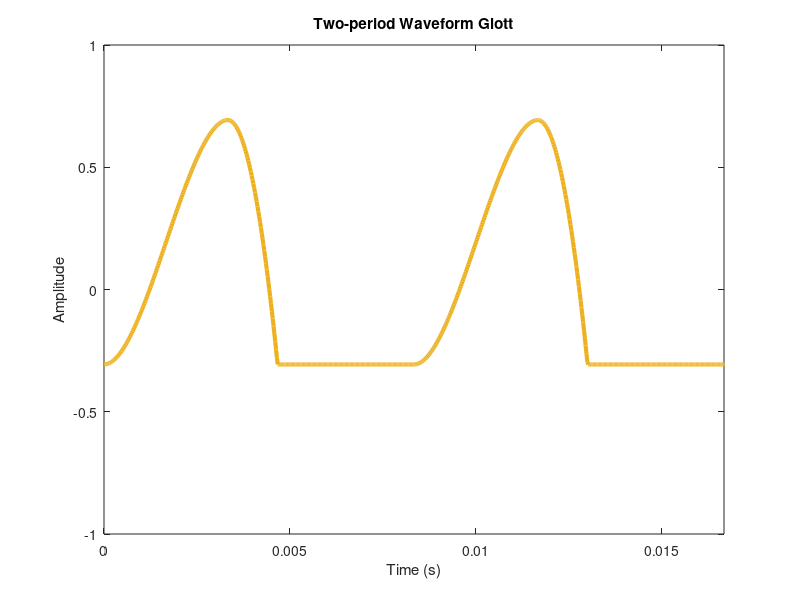

Recreate this plot in MATLAB. (Note: this script raises an error after producing the figure.)
clear all;
clc;
close;

#test change for github
#graphics_toolkit("gnuplot")
#plot([0 1 2],[0 1 2])
#close;
#graphics_toolkit("qt")
#set( 0, "defaultlinelinewidth",3)
#plot([0 1 2],[2 1 0])

Tp=0.4
Tn=0.16
glottPulse = @(x) (0).*((x<0)) + (3.*(x./Tp).^2 - 2.*(x./Tp).^3).*((0<=x) & (x<Tp)) + (1-((x-Tp)./Tn).^2).*((Tp<=x) & (x<Tp+Tn)) + (0).*((Tp+Tn<=x));
glott = @(x) (glottPulse(mod(x,1)) - 0.3066675142915666);

Fsflat = 44100*2;
Xflat100 = glott(100*linspace(0, 1, Fsflat));      #sets Xflat100 to calculate Yflat100 for normalizing spectrum later
Yflat100 = fft(Xflat100);      #sets initial Yflat100
Yflat100 = abs(Yflat100)./max(abs(Yflat100));
plot(linspace(0,Fsflat,Fsflat),abs(Yflat100))
axis([0 Fsflat/2])
axis([0 200])
YflatMatrix = reshape(Yflat100(50:Fsflat/2-mod(Fsflat/2-1,100)+148),100,length(50:Fsflat/2-mod(Fsflat/2-1,100)+148)/100);
[m, ~] = max(YflatMatrix);
line = plot(log2((1:length(m))),20*log10(m))

slopeMatrix = (20*log10(m(2:length(m))))./log2(2:length(m));                      #slope in Db/octave
slope = sum(slopeMatrix(2:length(slopeMatrix))/(length(slopeMatrix)-1));
-11.82548879493844     #avg slope over all points
-11.06519211255925     #avg slope 2:14

clf
curve = plot(1:length(m),m)
axis([0 10])
hold on
ndegree = 24;
p = polyfit(1:150,m(1:150),ndegree)
plot(1:150,polyval(p,1:150))

#This is where to loop program on UI update! Before this line is loading screen

Fs=44100;           #sampling rate
T=1/Fs;             #period
L=Fs*2;             #length of domain in samples
#L=length(X)
t=(0:L-1)*T;        #time in seconds
f0=120;             #fundamental frequency
N=50;               #number of iterations

#X = audioread('source.wav');
#X = horzcat(X',zeros(1,(L-length(X))));

#X=0;
#for n = 1:N
#  X=X+((10^(-6/20))^log2(n))*cos(f0*2*pi*t.*(n));
#endfor
#X=X.*0.95/max(X);

Tp=0.4
Tn=0.16
glottPulse = @(x) (0).*((x<0)) + (3.*(x./Tp).^2 - 2.*(x./Tp).^3).*((0<=x) & (x<Tp)) + (1-((x-Tp)./Tn).^2).*((Tp<=x) & (x<Tp+Tn)) + (0).*((Tp+Tn<=x));
glott = @(x) (glottPulse(mod(x,1)) - 0.3066675142915666);

X = glott(f0*t);

Xsum=0;
for n = 1:L
  Xsum = Xsum + X(n);      #ensuring the average of X is near 0
endfor
Xsum=Xsum/L;

waveform = plot(t,X,"linewidth",3);
axis([0 2/f0 -1 1])
xlabel("Time (s)")
ylabel("Amplitude")
title("Two-period Waveform Glott")
playX=audioplayer(X,Fs);
play(playX)
#audiowrite('GlottTest.wav',X,44100)

function transferFunct = formants(fh,F1,Q1,Db1)
  transferFunct =  10^(Db1/20) * (1+(fh./F1 - F1./fh).^2 * Q1^2).^-0.5;
endfunction

Y=fft(X);
Yh=Y(1:L/2);               #removes reflection of fft
f=Fs/L*(1:length(Y));      #frequency domain for fft
fh=Fs/L*(1:length(Yh));    #frequencies up to nyquist frequency

plot(fh,abs(Yh))
hold on
plot(fh,max(abs(Yh))*((10.^(-11.06519211255925/20)).^log2(fh./f0)))
hold on
plot(f0*(1:length(m)),max(abs(Yh))*m)
axis([0 2000 0 max(abs(Yh))])
xlabel("Frequecy (Hz)")
ylabel("Amplitude")
title("Spectrogram of Glott and 11.8 dB Rolloff")

#splitlength =
#raise Y peaks to same level

transform = formants(fh,500,10,0);      #linear plot of transform
plot(fh,transform)
axis([0 N*f0+f0])
xlabel("Frequency (Hz)")
ylabel("Amplitude")
title("Linear Plot of Transform")

plot(fh,20*log10(transform))
hold on
#plot(fh,log10(2^-0.5))


